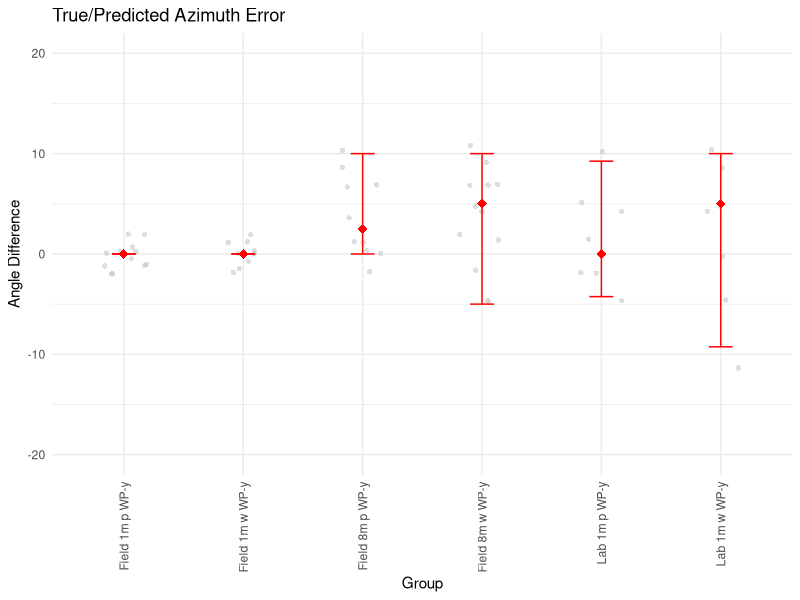

R code for this plot:
########################################################################### .
# Scripts for Analysing the Localisation Accuracy 
#
# Starting from scratch - go to the retired code if you want to generate the old figures
#
# Becky Heath
# rh862@cam.ac.uk
#
# May 2023

##### Load Packages and set working directory #####

library(ggplot2)
library(dplyr)



setwd(dirname(rstudioapi::getActiveDocumentContext()$path))


###### Load in Data ########

# Load in true values: 
# Ignore this one for now, will need to experiment with detections, may need to relable
#data <- read.csv("Data/CompleteLabLocalisation/AllTests_LocalisationData_ALLDETECTIONSTESTS.csv")

# Just use this:
data <- read.csv("Data/CompleteLabLocalisation/AllTestsJustTrueValues.csv")

# For the analysis at the moment let's just use waterproofed
data <- data[data$WP. == "y",]


# Create Coarse Labels (no waterproofing)
data <- data %>%
  mutate(Trial = case_when(
     Trial == "field" ~ "Field",
#    trial == "IndoorPre" ~ "Lab",
     Trial == "lab-pre" ~ "Lab",
    TRUE ~ Trial  # Keep the original value if no condition matches
  ))

# Collate label
data <- data %>%
  mutate(label = paste0(Trial, " ", distance.m, "m ", substr(Test.tone, 1, 1), " WP-", WP.))

# NOTES - This intentionally ignores weatherproofing! If you want to look at the weatherproofing you'll need
#         to edit this code. 

# Calculate median and IQR per group
data$distance.m <- as.factor(data$distance.m)
data$error <- as.numeric(data$error)

# ALL DATA (INSIDE AND OUT)
ggplot(data= na.omit(data), aes(x = label, y = error)) +
  geom_jitter(position = position_jitter(width = 0.2), shape = 16, colour = "gray",alpha=0.5) +
  stat_summary(fun = "median", geom = "point", shape = 18, size = 3, color = "red") +
  stat_summary(fun.data = "median_hilow", geom = "errorbar", width = 0.2, color = "red") +
  labs(title = "True/Predicted Azimuth Error",
       x = "Group", y = "Angle Difference") +
  theme_minimal() +
  ylim(-20, 20)+
  theme(legend.position = "none")+
  theme(axis.text.x = element_text(angle = 90, hjust = 1, vjust = 0.5))
